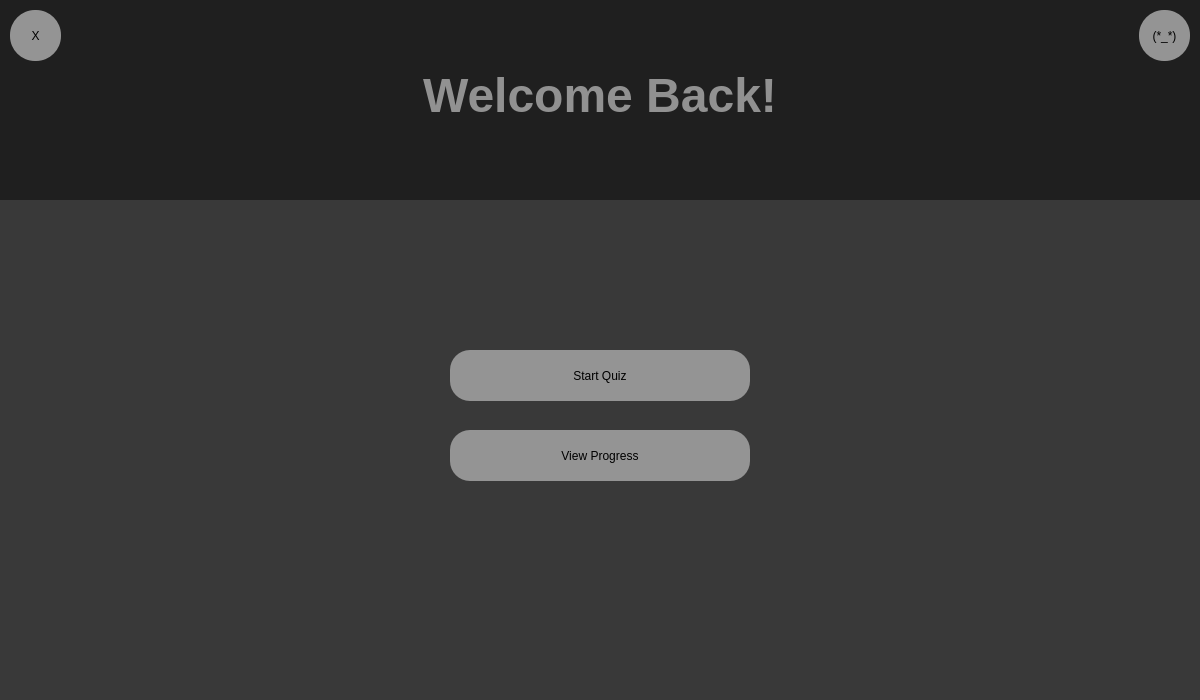
<?xml version="1.0" encoding="UTF-8"?>
<ui version="4.0">
 <class>Dialog</class>
 <widget class="QDialog" name="Dialog">
  <property name="geometry">
   <rect>
    <x>0</x>
    <y>0</y>
    <width>1200</width>
    <height>700</height>
   </rect>
  </property>
  <property name="windowTitle">
   <string>Dialog</string>
  </property>
  <widget class="QFrame" name="Mainbar">
   <property name="geometry">
    <rect>
     <x>0</x>
     <y>200</y>
     <width>1200</width>
     <height>500</height>
    </rect>
   </property>
   <property name="sizePolicy">
    <sizepolicy hsizetype="Fixed" vsizetype="Fixed">
     <horstretch>0</horstretch>
     <verstretch>0</verstretch>
    </sizepolicy>
   </property>
   <property name="styleSheet">
    <string notr="true">background-color: rgb(57, 57, 57);</string>
   </property>
   <widget class="QPushButton" name="btn_quiz">
    <property name="geometry">
     <rect>
      <x>450</x>
      <y>150</y>
      <width>300</width>
      <height>51</height>
     </rect>
    </property>
    <property name="sizePolicy">
     <sizepolicy hsizetype="Fixed" vsizetype="Fixed">
      <horstretch>0</horstretch>
      <verstretch>0</verstretch>
     </sizepolicy>
    </property>
    <property name="styleSheet">
     <string notr="true">QPushButton {

border-radius:20px;
background-color: rgb(148, 148, 148);

font: 15pt &quot;MS Shell Dlg 2&quot;;
}

QPushButton::hover {

	background-color: rgb(213, 213, 213);

}

QPushButton::pressed {

	background-color: rgb(148, 148, 148);

}
</string>
    </property>
    <property name="text">
     <string>Start Quiz</string>
    </property>
    <property name="checkable">
     <bool>false</bool>
    </property>
   </widget>
   <widget class="QPushButton" name="btn_scores">
    <property name="geometry">
     <rect>
      <x>450</x>
      <y>230</y>
      <width>300</width>
      <height>51</height>
     </rect>
    </property>
    <property name="sizePolicy">
     <sizepolicy hsizetype="Fixed" vsizetype="Fixed">
      <horstretch>0</horstretch>
      <verstretch>0</verstretch>
     </sizepolicy>
    </property>
    <property name="styleSheet">
     <string notr="true">QPushButton {

border-radius:20px;
background-color: rgb(148, 148, 148);

font: 15pt &quot;MS Shell Dlg 2&quot;;
}

QPushButton::hover {

	background-color: rgb(213, 213, 213);

}

QPushButton::pressed {

	background-color: rgb(148, 148, 148);

}
</string>
    </property>
    <property name="text">
     <string>View Progress</string>
    </property>
    <property name="checkable">
     <bool>false</bool>
    </property>
   </widget>
  </widget>
  <widget class="QFrame" name="Sidebar">
   <property name="geometry">
    <rect>
     <x>0</x>
     <y>0</y>
     <width>1200</width>
     <height>200</height>
    </rect>
   </property>
   <property name="styleSheet">
    <string notr="true">background-color: rgb(31, 31, 31);</string>
   </property>
   <widget class="QLabel" name="WELCOME">
    <property name="geometry">
     <rect>
      <x>0</x>
      <y>50</y>
      <width>1200</width>
      <height>91</height>
     </rect>
    </property>
    <property name="styleSheet">
     <string notr="true"/>
    </property>
    <property name="text">
     <string>&lt;html&gt;&lt;head/&gt;&lt;body&gt;&lt;p align=&quot;center&quot;&gt;&lt;span style=&quot; font-size:36pt; font-weight:600; color:#919191;&quot;&gt;Welcome Back!&lt;/span&gt;&lt;/p&gt;&lt;/body&gt;&lt;/html&gt;</string>
    </property>
   </widget>
   <widget class="QPushButton" name="btn_quit">
    <property name="geometry">
     <rect>
      <x>10</x>
      <y>10</y>
      <width>51</width>
      <height>51</height>
     </rect>
    </property>
    <property name="sizePolicy">
     <sizepolicy hsizetype="Fixed" vsizetype="Fixed">
      <horstretch>0</horstretch>
      <verstretch>0</verstretch>
     </sizepolicy>
    </property>
    <property name="styleSheet">
     <string notr="true">QPushButton {

border-radius:25px;
background-color: rgb(148, 148, 148);

}

QPushButton::hover {

	background-color: rgb(213, 213, 213);

}

QPushButton::pressed {

	background-color: rgb(148, 148, 148);

}
</string>
    </property>
    <property name="text">
     <string>X</string>
    </property>
    <property name="checkable">
     <bool>false</bool>
    </property>
   </widget>
   <widget class="QPushButton" name="btn_quit_2">
    <property name="geometry">
     <rect>
      <x>1139</x>
      <y>10</y>
      <width>51</width>
      <height>51</height>
     </rect>
    </property>
    <property name="sizePolicy">
     <sizepolicy hsizetype="Fixed" vsizetype="Fixed">
      <horstretch>0</horstretch>
      <verstretch>0</verstretch>
     </sizepolicy>
    </property>
    <property name="styleSheet">
     <string notr="true">QPushButton {

border-radius:25px;
background-color: rgb(148, 148, 148);

}

QPushButton::hover {

	background-color: rgb(213, 213, 213);

}

QPushButton::pressed {

	background-color: rgb(148, 148, 148);

}
</string>
    </property>
    <property name="text">
     <string>(*_*)</string>
    </property>
    <property name="checkable">
     <bool>false</bool>
    </property>
   </widget>
   <widget class="QLabel" name="r_user">
    <property name="geometry">
     <rect>
      <x>1020</x>
      <y>30</y>
      <width>101</width>
      <height>16</height>
     </rect>
    </property>
    <property name="styleSheet">
     <string notr="true">font: 75 12pt &quot;MS Shell Dlg 2&quot;;color: rgb(170, 0, 255);</string>
    </property>
    <property name="text">
     <string/>
    </property>
   </widget>
  </widget>
 </widget>
 <resources/>
 <connections/>
</ui>
